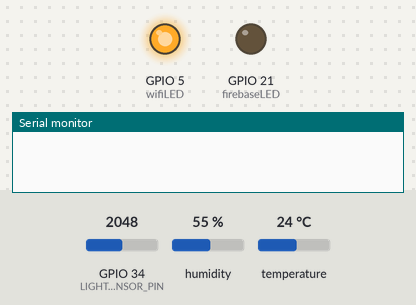
Simulated run of this sketch. Board: ESP32. Parts: output pins drawn as LEDs (lit = HIGH), the last lines printed to the serial monitor. The inputs (shaded band) are chosen by the test bench; at power-on: GPIO 34 (LIGHT_SENSOR_PIN) = 2048, humidity 55 %, temperature 24 °C. WiFi joins after 1.5 s; servers stay silent unless stated; the Firebase database answers and starts empty.

Above: at 0.1 s.
At 1.6 s:
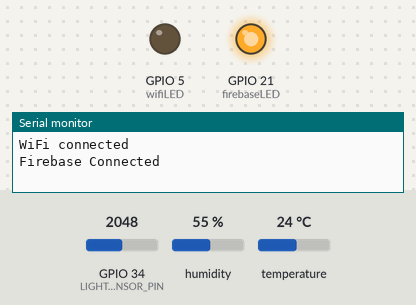
Timing chart, 0 to 3.1 s (numbered marks = the images above):
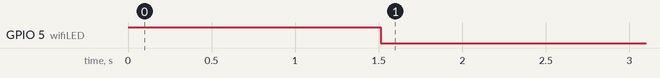

The sketch:

FYP_Sensors.ino
```cpp
// ============================================================================
// Library Imports
// ============================================================================
// WiFi Libraries
#include <WiFi.h>
#include <WiFiManager.h>
// Timestamp Libraries
#include <WiFiUdp.h>
#include <NTPClient.h>
// Firebase
#include <Firebase_ESP_Client.h>
#include <addons/TokenHelper.h>
#include <addons/RTDBHelper.h>
// OTA Update
#include <AsyncElegantOTA.h>
// Sensors
// #include <EasyButton.h>
#include <DHT.h>

// ============================================================================
// Firebase Details
// ============================================================================
#define FIREBASE_HOST "https://hydroponic-monitor-default-rtdb.asia-southeast1.firebasedatabase.app/"
#define FIREBASE_AUTH "fShvShVEvXf8xqNHR4PesegFpGDn44Kn1uBQ9UMW"
#define API_KEY "AIzaSyAOczKFgRE_QjZBmdMDJsyN-vnQFicAvNY"

// ============================================================================
// Sensors
// ============================================================================
#define LIGHT_SENSOR_PIN 34
#define firebaseLED 21
#define wifiLED 5
#define DHT_PIN 33
String sensors[] = { "light", "temperature", "humidity" };
double data_list[sizeof(sensors) / sizeof(*sensors)];

// ============================================================================
// Configuration
// ============================================================================
int sensor_index = 0;
String account = "teohjjteoh@gmailcom";
String account_index = account + "/" + String(sensor_index);
String account_com = "teohjjteoh@gmail.com";
String acc_password = "Bello123";

// ============================================================================
// Variables
// ============================================================================
unsigned long prev = 0;
unsigned long epochTime;
unsigned long tempLogInterval = 3;
unsigned long logging_interval = 3;

// ============================================================================
// Initialize Variables
// ============================================================================
WiFiManager wm;
FirebaseData FBD;
FirebaseAuth auth;
FirebaseConfig config;
WiFiUDP ntpUDP;
DHT dht(DHT_PIN, DHT11);
NTPClient timeClient(ntpUDP, "pool.ntp.org", 0, 1000);
AsyncWebServer ota_server(80);
// EasyButton resetButton(GPIO0);

// ============================================================================
// Utility Functions
// ============================================================================
void space(int num = 1) {
  for (int i = 0; i < num; i++) {
    Serial.println("");
  }
}

unsigned long getTime() {
  return timeClient.getEpochTime();
}

String pathGen(String sensor, bool current = false) {
  String dbPath = account_index + "/" + sensor;
  if (current == true) {
    dbPath = dbPath + "/current";
  } else {
    unsigned long time = getTime();
    dbPath = dbPath + "/" + String(time);
  }
  return dbPath;
}

void blinkLED(int interval) {
  digitalWrite(wifiLED, LOW);
  delay(interval);
  digitalWrite(wifiLED, HIGH);
  delay(interval);
}

void logLocalIP() {
  if (Firebase.ready()) {
    if (Firebase.RTDB.setString(&FBD, account_index + "/localip", WiFi.localIP().toString().c_str())) {
      Serial.println("Logged Local IP");
    } else {
      Serial.println("FAILED UPLOAD: " + FBD.errorReason());
    }
  }
}

// ============================================================================
// Core Functions
// ============================================================================
void updateData(bool current = false) {
  delay(10);
  int list_size = sizeof(sensors) / sizeof(*sensors);
  bool ready = (millis() / 1000) >= prev + logging_interval;
  if (Firebase.ready() && (ready || prev == 0)) {
    data_list[0] = analogRead(LIGHT_SENSOR_PIN);
    data_list[1] = dht.readTemperature();
    data_list[2] = dht.readHumidity();
    if (Firebase.RTDB.getInt(&FBD, account + "/logging_interval")) {
      if (FBD.dataType() == "int") {
        tempLogInterval = FBD.intData();
      }
    } else {
      Serial.println("FAILED READ");
      Serial.println("REASON: " + FBD.errorReason());
    }
    if (Firebase.RTDB.setFloatAsync(&FBD, account_index + "/uptime", millis())) {
      Serial.println("Logged UpTime");
    } else {
      Serial.println("FAILED UPLOAD: " + FBD.errorReason());
    }
    for (int i = 0; i < list_size; i++) {
      String dbPath = pathGen(sensors[i], current);
      if (Firebase.RTDB.setFloatAsync(&FBD, dbPath, data_list[i])){
        Serial.println(("Log " + sensors[i] + ": " + String(data_list[i])));
      } else {
        Serial.println("FAILED UPLOAD: " + String(data_list[i]));
        Serial.println("REASON: " + FBD.errorReason());
      }
    }
    space(1);
    digitalWrite(wifiLED, LOW);
    prev = millis() / 1000;
  } else {
    if (WiFi.status() != WL_CONNECTED) {
      digitalWrite(firebaseLED, LOW);
      blinkLED(500);
    } else {
      digitalWrite(firebaseLED, HIGH);
    }
  }
  if (logging_interval != tempLogInterval) {
    Serial.println("Logging Interval Updated");
    logging_interval = tempLogInterval;
  }
}

void connectFirebase() {
  config.api_key = API_KEY;
  config.database_url = FIREBASE_HOST;

  auth.user.email = account_com;
  auth.user.password = acc_password;
  config.token_status_callback = tokenStatusCallback;
  config.max_token_generation_retry = 5;
  Firebase.begin(&config, &auth);
  Firebase.reconnectWiFi(true);
  Serial.println("Firebase Connected");
  digitalWrite(firebaseLED, HIGH);

  // Set initial state for timing the logging intervals
  prev = millis() / 1000;
}

// ============================================================================
// Button Handlers
// ============================================================================
void resetWiFi() {
  digitalWrite(firebaseLED, LOW);
  Serial.println("WiFi Config Erased");
  wm.erase();
  ESP.restart();
}

// ============================================================================
// OTA Server
// ============================================================================
void initOTA_Server() {
  AsyncElegantOTA.begin(&ota_server);
  ota_server.begin();
}

// ============================================================================
// Program Start
// ============================================================================
void setup() {
  // Configure pin modes
  pinMode(0, INPUT_PULLUP);
  pinMode(firebaseLED, OUTPUT);
  pinMode(wifiLED, OUTPUT);
  digitalWrite(wifiLED, HIGH);
  digitalWrite(firebaseLED, LOW);

  // Start checking WiFi reset button
  // resetButton.begin();
  // resetButton.onPressed(resetWiFi);

  // Connect to WiFi network
  WiFi.mode(WIFI_STA);
  Serial.begin(115200);
  delay(10);
  space(2);

  wm.setConnectRetries(2);
  wm.setConnectTimeout(10);
  wm.setConfigPortalTimeout(300);
  wm.setConfigPortalBlocking(false);
  wm.autoConnect("Hydroponic Monitor", "admin123");

  while (WiFi.status() != WL_CONNECTED) {
    wm.process();
    blinkLED(500);
  }
  space(1);
  Serial.println("WiFi connected");
  digitalWrite(wifiLED, LOW);

  // Initialize OTA Server
  initOTA_Server();

  // Connect to Firebase
  connectFirebase();
  logLocalIP();
}

// ============================================================================
// Start Program Loop
// ============================================================================
void loop() {
  // timeClient.update();
  // resetButton.read();
  updateData(true);
}
```
